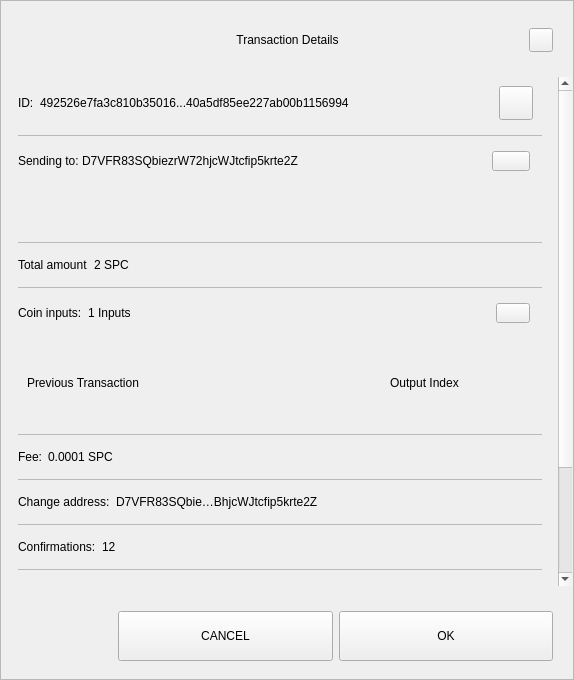
<?xml version="1.0" encoding="UTF-8"?>
<ui version="4.0">
 <class>TxDetailDialog</class>
 <widget class="QWidget" name="TxDetailDialog">
  <property name="geometry">
   <rect>
    <x>0</x>
    <y>0</y>
    <width>574</width>
    <height>680</height>
   </rect>
  </property>
  <property name="sizePolicy">
   <sizepolicy hsizetype="Preferred" vsizetype="Expanding">
    <horstretch>0</horstretch>
    <verstretch>0</verstretch>
   </sizepolicy>
  </property>
  <property name="minimumSize">
   <size>
    <width>574</width>
    <height>500</height>
   </size>
  </property>
  <property name="windowTitle">
   <string>Form</string>
  </property>
  <property name="styleSheet">
   <string notr="true"/>
  </property>
  <layout class="QVBoxLayout" name="verticalLayout_3">
   <property name="spacing">
    <number>0</number>
   </property>
   <property name="leftMargin">
    <number>0</number>
   </property>
   <property name="topMargin">
    <number>0</number>
   </property>
   <property name="rightMargin">
    <number>0</number>
   </property>
   <property name="bottomMargin">
    <number>0</number>
   </property>
   <item>
    <widget class="QFrame" name="frame">
     <property name="sizePolicy">
      <sizepolicy hsizetype="Preferred" vsizetype="Expanding">
       <horstretch>0</horstretch>
       <verstretch>0</verstretch>
      </sizepolicy>
     </property>
     <property name="styleSheet">
      <string notr="true"/>
     </property>
     <property name="frameShape">
      <enum>QFrame::StyledPanel</enum>
     </property>
     <property name="frameShadow">
      <enum>QFrame::Raised</enum>
     </property>
     <layout class="QVBoxLayout" name="verticalLayout">
      <property name="leftMargin">
       <number>0</number>
      </property>
      <property name="rightMargin">
       <number>0</number>
      </property>
      <item>
       <layout class="QHBoxLayout" name="horizontalLayout_3">
        <property name="spacing">
         <number>0</number>
        </property>
        <property name="leftMargin">
         <number>20</number>
        </property>
        <property name="topMargin">
         <number>10</number>
        </property>
        <property name="rightMargin">
         <number>20</number>
        </property>
        <item>
         <spacer name="horizontalSpacer_1">
          <property name="orientation">
           <enum>Qt::Horizontal</enum>
          </property>
          <property name="sizeHint" stdset="0">
           <size>
            <width>40</width>
            <height>20</height>
           </size>
          </property>
         </spacer>
        </item>
        <item>
         <widget class="QLabel" name="labelTitle">
          <property name="minimumSize">
           <size>
            <width>0</width>
            <height>40</height>
           </size>
          </property>
          <property name="maximumSize">
           <size>
            <width>16777215</width>
            <height>40</height>
           </size>
          </property>
          <property name="styleSheet">
           <string notr="true">padding-left:24px;</string>
          </property>
          <property name="text">
           <string>Transaction Details</string>
          </property>
          <property name="alignment">
           <set>Qt::AlignCenter</set>
          </property>
          <property name="margin">
           <number>7</number>
          </property>
         </widget>
        </item>
        <item>
         <spacer name="horizontalSpacer_2">
          <property name="orientation">
           <enum>Qt::Horizontal</enum>
          </property>
          <property name="sizeHint" stdset="0">
           <size>
            <width>40</width>
            <height>20</height>
           </size>
          </property>
         </spacer>
        </item>
        <item>
         <widget class="QPushButton" name="btnEsc">
          <property name="minimumSize">
           <size>
            <width>24</width>
            <height>24</height>
           </size>
          </property>
          <property name="maximumSize">
           <size>
            <width>24</width>
            <height>24</height>
           </size>
          </property>
          <property name="focusPolicy">
           <enum>Qt::NoFocus</enum>
          </property>
          <property name="text">
           <string/>
          </property>
         </widget>
        </item>
       </layout>
      </item>
      <item>
       <spacer name="verticalSpacer">
        <property name="orientation">
         <enum>Qt::Vertical</enum>
        </property>
        <property name="sizeType">
         <enum>QSizePolicy::Fixed</enum>
        </property>
        <property name="sizeHint" stdset="0">
         <size>
          <width>20</width>
          <height>10</height>
         </size>
        </property>
       </spacer>
      </item>
      <item>
       <widget class="QWidget" name="layoutScroll" native="true">
        <property name="minimumSize">
         <size>
          <width>0</width>
          <height>0</height>
         </size>
        </property>
        <layout class="QVBoxLayout" name="verticalLayout_4">
         <property name="leftMargin">
          <number>0</number>
         </property>
         <property name="topMargin">
          <number>0</number>
         </property>
         <property name="rightMargin">
          <number>0</number>
         </property>
         <item>
          <widget class="QScrollArea" name="scrollArea">
           <property name="styleSheet">
            <string notr="true">#scrollArea {
background:transparent;
}</string>
           </property>
           <property name="horizontalScrollBarPolicy">
            <enum>Qt::ScrollBarAlwaysOff</enum>
           </property>
           <property name="sizeAdjustPolicy">
            <enum>QAbstractScrollArea::AdjustIgnored</enum>
           </property>
           <property name="widgetResizable">
            <bool>true</bool>
           </property>
           <property name="alignment">
            <set>Qt::AlignLeading|Qt::AlignLeft|Qt::AlignTop</set>
           </property>
           <widget class="QWidget" name="scrollAreaWidgetContents">
            <property name="geometry">
             <rect>
              <x>0</x>
              <y>0</y>
              <width>556</width>
              <height>672</height>
             </rect>
            </property>
            <property name="autoFillBackground">
             <bool>false</bool>
            </property>
            <property name="styleSheet">
             <string notr="true">#scrollAreaWidgetContents {
background:transparent;
}</string>
            </property>
            <layout class="QVBoxLayout" name="verticalLayout_7">
             <property name="spacing">
              <number>0</number>
             </property>
             <property name="sizeConstraint">
              <enum>QLayout::SetDefaultConstraint</enum>
             </property>
             <property name="leftMargin">
              <number>0</number>
             </property>
             <property name="topMargin">
              <number>0</number>
             </property>
             <property name="rightMargin">
              <number>0</number>
             </property>
             <property name="bottomMargin">
              <number>0</number>
             </property>
             <item>
              <widget class="QWidget" name="content" native="true">
               <layout class="QVBoxLayout" name="verticalLayout_2">
                <property name="leftMargin">
                 <number>16</number>
                </property>
                <property name="topMargin">
                 <number>0</number>
                </property>
                <property name="rightMargin">
                 <number>16</number>
                </property>
                <item>
                 <widget class="QWidget" name="contentID" native="true">
                  <layout class="QHBoxLayout" name="horizontalLayout_12" stretch="0,1,0">
                   <property name="leftMargin">
                    <number>0</number>
                   </property>
                   <item>
                    <widget class="QLabel" name="labelId">
                     <property name="maximumSize">
                      <size>
                       <width>16777215</width>
                       <height>16777215</height>
                      </size>
                     </property>
                     <property name="text">
                      <string>ID:</string>
                     </property>
                    </widget>
                   </item>
                   <item>
                    <widget class="QLabel" name="textId">
                     <property name="text">
                      <string>492526e7fa3c810b35016...40a5df85ee227ab00b1156994</string>
                     </property>
                    </widget>
                   </item>
                   <item>
                    <widget class="QPushButton" name="pushCopy">
                     <property name="minimumSize">
                      <size>
                       <width>34</width>
                       <height>34</height>
                      </size>
                     </property>
                     <property name="maximumSize">
                      <size>
                       <width>34</width>
                       <height>34</height>
                      </size>
                     </property>
                     <property name="focusPolicy">
                      <enum>Qt::NoFocus</enum>
                     </property>
                     <property name="text">
                      <string/>
                     </property>
                     <property name="iconSize">
                      <size>
                       <width>24</width>
                       <height>24</height>
                      </size>
                     </property>
                    </widget>
                   </item>
                  </layout>
                 </widget>
                </item>
                <item>
                 <widget class="QLabel" name="labelDivider9">
                  <property name="maximumSize">
                   <size>
                    <width>16777215</width>
                    <height>1</height>
                   </size>
                  </property>
                  <property name="styleSheet">
                   <string notr="true">background-color:#bababa;</string>
                  </property>
                  <property name="text">
                   <string/>
                  </property>
                 </widget>
                </item>
                <item>
                 <widget class="QWidget" name="contentOutputs" native="true">
                  <layout class="QHBoxLayout" name="horizontalLayout_11" stretch="0,3,0">
                   <property name="spacing">
                    <number>0</number>
                   </property>
                   <property name="leftMargin">
                    <number>0</number>
                   </property>
                   <property name="rightMargin">
                    <number>12</number>
                   </property>
                   <item>
                    <widget class="QLabel" name="labelSend">
                     <property name="maximumSize">
                      <size>
                       <width>16777215</width>
                       <height>16777215</height>
                      </size>
                     </property>
                     <property name="text">
                      <string>Sending to: </string>
                     </property>
                    </widget>
                   </item>
                   <item>
                    <widget class="QLabel" name="textSend">
                     <property name="text">
                      <string>D7VFR83SQbiezrW72hjcWJtcfip5krte2Z </string>
                     </property>
                    </widget>
                   </item>
                   <item>
                    <widget class="QPushButton" name="pushOutputs">
                     <property name="minimumSize">
                      <size>
                       <width>34</width>
                       <height>20</height>
                      </size>
                     </property>
                     <property name="maximumSize">
                      <size>
                       <width>38</width>
                       <height>20</height>
                      </size>
                     </property>
                     <property name="focusPolicy">
                      <enum>Qt::NoFocus</enum>
                     </property>
                     <property name="styleSheet">
                      <string notr="true"/>
                     </property>
                     <property name="text">
                      <string/>
                     </property>
                    </widget>
                   </item>
                  </layout>
                 </widget>
                </item>
                <item>
                 <widget class="QScrollArea" name="outputsScrollArea">
                  <property name="minimumSize">
                   <size>
                    <width>0</width>
                    <height>50</height>
                   </size>
                  </property>
                  <property name="styleSheet">
                   <string notr="true">#outputsScrollArea {
background:transparent;
}</string>
                  </property>
                  <property name="widgetResizable">
                   <bool>true</bool>
                  </property>
                  <widget class="QWidget" name="container_outputs_base">
                   <property name="geometry">
                    <rect>
                     <x>0</x>
                     <y>0</y>
                     <width>522</width>
                     <height>48</height>
                    </rect>
                   </property>
                   <property name="styleSheet">
                    <string notr="true">#container_outputs_base {
background:transparent;
}</string>
                   </property>
                  </widget>
                 </widget>
                </item>
                <item>
                 <widget class="QLabel" name="labelDivider8">
                  <property name="maximumSize">
                   <size>
                    <width>16777215</width>
                    <height>1</height>
                   </size>
                  </property>
                  <property name="styleSheet">
                   <string notr="true">background-color:#bababa;</string>
                  </property>
                  <property name="text">
                   <string/>
                  </property>
                 </widget>
                </item>
                <item>
                 <widget class="QWidget" name="contentAmount" native="true">
                  <layout class="QHBoxLayout" name="horizontalLayout_4" stretch="0,1">
                   <property name="leftMargin">
                    <number>0</number>
                   </property>
                   <item>
                    <widget class="QLabel" name="labelAmount">
                     <property name="maximumSize">
                      <size>
                       <width>16777215</width>
                       <height>16777215</height>
                      </size>
                     </property>
                     <property name="text">
                      <string>Total amount</string>
                     </property>
                    </widget>
                   </item>
                   <item>
                    <widget class="QLabel" name="textAmount">
                     <property name="text">
                      <string>2 SPC</string>
                     </property>
                    </widget>
                   </item>
                  </layout>
                 </widget>
                </item>
                <item>
                 <widget class="QLabel" name="labelDivider6">
                  <property name="maximumSize">
                   <size>
                    <width>16777215</width>
                    <height>1</height>
                   </size>
                  </property>
                  <property name="styleSheet">
                   <string notr="true">background-color:#bababa;</string>
                  </property>
                  <property name="text">
                   <string/>
                  </property>
                 </widget>
                </item>
                <item>
                 <widget class="QWidget" name="contentInputs" native="true">
                  <layout class="QHBoxLayout" name="horizontalLayout" stretch="0,2,0">
                   <property name="leftMargin">
                    <number>0</number>
                   </property>
                   <property name="rightMargin">
                    <number>12</number>
                   </property>
                   <item>
                    <widget class="QLabel" name="labelInputs">
                     <property name="sizePolicy">
                      <sizepolicy hsizetype="Minimum" vsizetype="Preferred">
                       <horstretch>0</horstretch>
                       <verstretch>0</verstretch>
                      </sizepolicy>
                     </property>
                     <property name="maximumSize">
                      <size>
                       <width>16777215</width>
                       <height>16777215</height>
                      </size>
                     </property>
                     <property name="text">
                      <string>Coin inputs:</string>
                     </property>
                    </widget>
                   </item>
                   <item>
                    <widget class="QLabel" name="textInputs">
                     <property name="text">
                      <string>1 Inputs</string>
                     </property>
                    </widget>
                   </item>
                   <item>
                    <widget class="QPushButton" name="pushInputs">
                     <property name="maximumSize">
                      <size>
                       <width>34</width>
                       <height>20</height>
                      </size>
                     </property>
                     <property name="focusPolicy">
                      <enum>Qt::NoFocus</enum>
                     </property>
                     <property name="styleSheet">
                      <string notr="true"/>
                     </property>
                     <property name="text">
                      <string/>
                     </property>
                    </widget>
                   </item>
                  </layout>
                 </widget>
                </item>
                <item>
                 <widget class="QFrame" name="gridInputs">
                  <property name="sizePolicy">
                   <sizepolicy hsizetype="Preferred" vsizetype="MinimumExpanding">
                    <horstretch>0</horstretch>
                    <verstretch>0</verstretch>
                   </sizepolicy>
                  </property>
                  <property name="minimumSize">
                   <size>
                    <width>0</width>
                    <height>90</height>
                   </size>
                  </property>
                  <layout class="QGridLayout" name="gridLayoutInput" columnstretch="5,2" rowminimumheight="0">
                   <property name="sizeConstraint">
                    <enum>QLayout::SetMaximumSize</enum>
                   </property>
                   <property name="verticalSpacing">
                    <number>0</number>
                   </property>
                   <item row="0" column="0" alignment="Qt::AlignLeft">
                    <widget class="QLabel" name="labelTitlePrevTx">
                     <property name="text">
                      <string>Previous Transaction</string>
                     </property>
                    </widget>
                   </item>
                   <item row="0" column="1" alignment="Qt::AlignLeft">
                    <widget class="QLabel" name="labelOutputIndex">
                     <property name="text">
                      <string>Output Index</string>
                     </property>
                     <property name="alignment">
                      <set>Qt::AlignCenter</set>
                     </property>
                    </widget>
                   </item>
                  </layout>
                 </widget>
                </item>
                <item>
                 <widget class="QLabel" name="labelDivider1">
                  <property name="maximumSize">
                   <size>
                    <width>16777215</width>
                    <height>1</height>
                   </size>
                  </property>
                  <property name="styleSheet">
                   <string notr="true">background-color:#bababa;</string>
                  </property>
                  <property name="text">
                   <string/>
                  </property>
                 </widget>
                </item>
                <item>
                 <widget class="QWidget" name="contentFee" native="true">
                  <layout class="QHBoxLayout" name="horizontalLayout_7" stretch="0,1">
                   <property name="leftMargin">
                    <number>0</number>
                   </property>
                   <item>
                    <widget class="QLabel" name="labelFee">
                     <property name="maximumSize">
                      <size>
                       <width>16777215</width>
                       <height>16777215</height>
                      </size>
                     </property>
                     <property name="text">
                      <string>Fee:</string>
                     </property>
                    </widget>
                   </item>
                   <item>
                    <widget class="QLabel" name="textFee">
                     <property name="text">
                      <string>0.0001 SPC</string>
                     </property>
                    </widget>
                   </item>
                  </layout>
                 </widget>
                </item>
                <item>
                 <widget class="QLabel" name="labelDivider2">
                  <property name="maximumSize">
                   <size>
                    <width>16777215</width>
                    <height>1</height>
                   </size>
                  </property>
                  <property name="styleSheet">
                   <string notr="true">background-color:#bababa;</string>
                  </property>
                  <property name="text">
                   <string/>
                  </property>
                 </widget>
                </item>
                <item>
                 <widget class="QWidget" name="contentChangeAddress" native="true">
                  <layout class="QHBoxLayout" name="horizontalLayout_6" stretch="0,1">
                   <property name="leftMargin">
                    <number>0</number>
                   </property>
                   <item>
                    <widget class="QLabel" name="labelChange">
                     <property name="maximumSize">
                      <size>
                       <width>16777215</width>
                       <height>16777215</height>
                      </size>
                     </property>
                     <property name="text">
                      <string>Change address:</string>
                     </property>
                    </widget>
                   </item>
                   <item>
                    <widget class="QLabel" name="textChange">
                     <property name="text">
                      <string>D7VFR83SQbie…BhjcWJtcfip5krte2Z </string>
                     </property>
                    </widget>
                   </item>
                  </layout>
                 </widget>
                </item>
                <item>
                 <widget class="QLabel" name="labelDivider4">
                  <property name="maximumSize">
                   <size>
                    <width>16777215</width>
                    <height>1</height>
                   </size>
                  </property>
                  <property name="styleSheet">
                   <string notr="true">background-color:#bababa;</string>
                  </property>
                  <property name="text">
                   <string/>
                  </property>
                 </widget>
                </item>
                <item>
                 <widget class="QWidget" name="contentConfirmations" native="true">
                  <layout class="QHBoxLayout" name="horizontalLayout_8" stretch="0,1">
                   <property name="leftMargin">
                    <number>0</number>
                   </property>
                   <item>
                    <widget class="QLabel" name="labelConfirmations">
                     <property name="maximumSize">
                      <size>
                       <width>16777215</width>
                       <height>16777215</height>
                      </size>
                     </property>
                     <property name="text">
                      <string>Confirmations:</string>
                     </property>
                    </widget>
                   </item>
                   <item>
                    <widget class="QLabel" name="textConfirmations">
                     <property name="text">
                      <string>12</string>
                     </property>
                    </widget>
                   </item>
                  </layout>
                 </widget>
                </item>
                <item>
                 <widget class="QLabel" name="labelDivider7">
                  <property name="maximumSize">
                   <size>
                    <width>16777215</width>
                    <height>1</height>
                   </size>
                  </property>
                  <property name="styleSheet">
                   <string notr="true">background-color:#bababa;</string>
                  </property>
                  <property name="text">
                   <string/>
                  </property>
                 </widget>
                </item>
                <item>
                 <widget class="QWidget" name="contentSize" native="true">
                  <layout class="QHBoxLayout" name="horizontalLayout_9" stretch="0,1">
                   <property name="leftMargin">
                    <number>0</number>
                   </property>
                   <item>
                    <widget class="QLabel" name="labelSize">
                     <property name="maximumSize">
                      <size>
                       <width>16777215</width>
                       <height>16777215</height>
                      </size>
                     </property>
                     <property name="text">
                      <string>Size:</string>
                     </property>
                    </widget>
                   </item>
                   <item>
                    <widget class="QLabel" name="textSize">
                     <property name="text">
                      <string>2 kB</string>
                     </property>
                    </widget>
                   </item>
                  </layout>
                 </widget>
                </item>
                <item>
                 <widget class="QLabel" name="labelDivider3">
                  <property name="maximumSize">
                   <size>
                    <width>16777215</width>
                    <height>1</height>
                   </size>
                  </property>
                  <property name="styleSheet">
                   <string notr="true">background-color:#bababa;</string>
                  </property>
                  <property name="text">
                   <string/>
                  </property>
                 </widget>
                </item>
                <item>
                 <widget class="QWidget" name="contentDate" native="true">
                  <layout class="QHBoxLayout" name="horizontalLayout_5" stretch="0,1">
                   <property name="leftMargin">
                    <number>0</number>
                   </property>
                   <item>
                    <widget class="QLabel" name="labelDate">
                     <property name="maximumSize">
                      <size>
                       <width>16777215</width>
                       <height>16777215</height>
                      </size>
                     </property>
                     <property name="text">
                      <string>Date:</string>
                     </property>
                    </widget>
                   </item>
                   <item>
                    <widget class="QLabel" name="textDate">
                     <property name="text">
                      <string>May 25, 2017</string>
                     </property>
                    </widget>
                   </item>
                  </layout>
                 </widget>
                </item>
                <item>
                 <widget class="QLabel" name="labelDivider5">
                  <property name="maximumSize">
                   <size>
                    <width>16777215</width>
                    <height>1</height>
                   </size>
                  </property>
                  <property name="styleSheet">
                   <string notr="true">background-color:#bababa;</string>
                  </property>
                  <property name="text">
                   <string/>
                  </property>
                 </widget>
                </item>
                <item>
                 <widget class="QWidget" name="contentStatus" native="true">
                  <layout class="QHBoxLayout" name="horizontalLayout_10" stretch="0,1">
                   <property name="leftMargin">
                    <number>0</number>
                   </property>
                   <item>
                    <widget class="QLabel" name="labelStatus">
                     <property name="maximumSize">
                      <size>
                       <width>16777215</width>
                       <height>16777215</height>
                      </size>
                     </property>
                     <property name="text">
                      <string>Status:</string>
                     </property>
                    </widget>
                   </item>
                   <item>
                    <widget class="QLabel" name="textStatus">
                     <property name="text">
                      <string>Spendable</string>
                     </property>
                    </widget>
                   </item>
                  </layout>
                 </widget>
                </item>
                <item>
                 <spacer name="verticalSpacer_2">
                  <property name="orientation">
                   <enum>Qt::Vertical</enum>
                  </property>
                  <property name="sizeType">
                   <enum>QSizePolicy::Expanding</enum>
                  </property>
                  <property name="sizeHint" stdset="0">
                   <size>
                    <width>20</width>
                    <height>10</height>
                   </size>
                  </property>
                 </spacer>
                </item>
                <item>
                 <widget class="QLabel" name="labelWarning">
                  <property name="text">
                   <string>TextLabel</string>
                  </property>
                  <property name="alignment">
                   <set>Qt::AlignCenter</set>
                  </property>
                 </widget>
                </item>
               </layout>
              </widget>
             </item>
            </layout>
           </widget>
          </widget>
         </item>
        </layout>
       </widget>
      </item>
      <item>
       <widget class="QWidget" name="containerButtons" native="true">
        <layout class="QHBoxLayout" name="horizontalLayout1" stretch="1,2,2">
         <property name="leftMargin">
          <number>10</number>
         </property>
         <property name="rightMargin">
          <number>20</number>
         </property>
         <item>
          <spacer name="horizontalSpacer_3">
           <property name="orientation">
            <enum>Qt::Horizontal</enum>
           </property>
           <property name="sizeHint" stdset="0">
            <size>
             <width>40</width>
             <height>20</height>
            </size>
           </property>
          </spacer>
         </item>
         <item>
          <widget class="QPushButton" name="btnCancel">
           <property name="minimumSize">
            <size>
             <width>200</width>
             <height>50</height>
            </size>
           </property>
           <property name="focusPolicy">
            <enum>Qt::NoFocus</enum>
           </property>
           <property name="text">
            <string>CANCEL</string>
           </property>
          </widget>
         </item>
         <item>
          <widget class="QPushButton" name="btnSave">
           <property name="minimumSize">
            <size>
             <width>200</width>
             <height>50</height>
            </size>
           </property>
           <property name="focusPolicy">
            <enum>Qt::NoFocus</enum>
           </property>
           <property name="text">
            <string>OK</string>
           </property>
          </widget>
         </item>
        </layout>
       </widget>
      </item>
     </layout>
    </widget>
   </item>
  </layout>
 </widget>
 <resources/>
 <connections/>
</ui>
